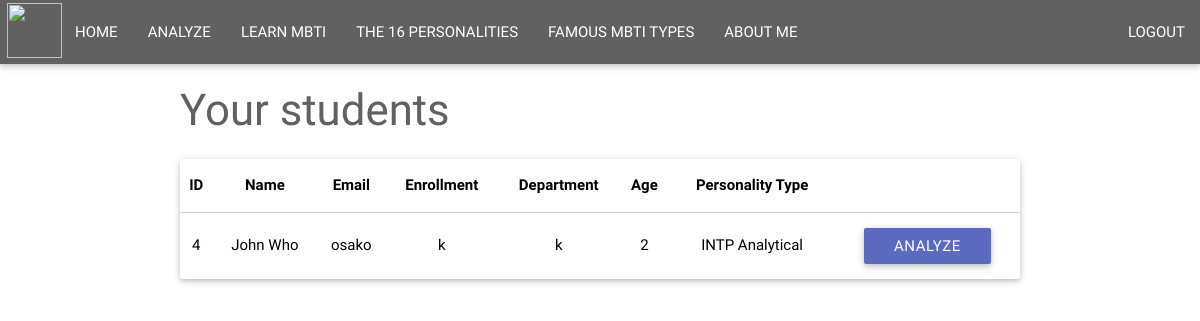
/analyze (signed in), run on an earlier commit of the app's database.
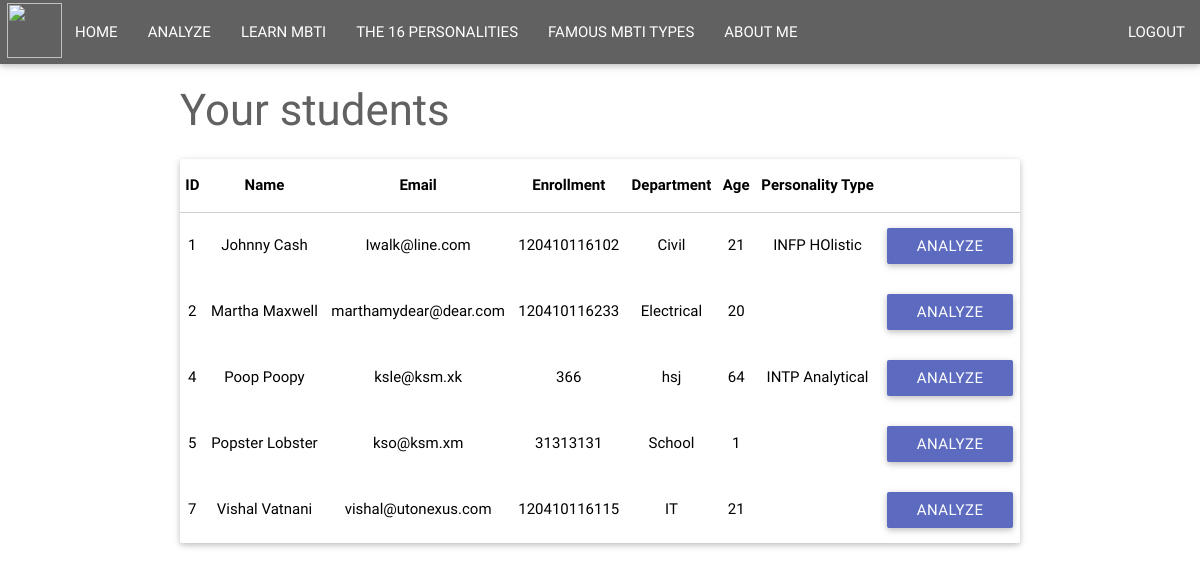
And on a later commit of the database.
### SACA.py (models this page shows, shortened)
class User(db.Model):
    id = db.Column(db.Integer, primary_key=True)
    username = db.Column(db.String(64), index=True, unique=True)
    email = db.Column(db.String(64), index=True, unique=True)
    password = db.Column(db.String(64), index=True, unique=False)
    basic_info = db.relationship("BasicInfo", uselist=False, backref="user", single_parent=True)
    personality_info = db.relationship("Personality", backref="personality", uselist=False, single_parent=True)

class BasicInfo(db.Model):
    __tablename__ = 'Basic Information'
    id = db.Column(db.Integer, db.ForeignKey(User.id), primary_key=True)
    first_name = db.Column(db.String(64), index=True, unique=False)
    last_name = db.Column(db.String(64), index=True, unique=False)
    gender = db.Column(db.String(8), index=True, unique=False)
    enrollment = db.Column(db.String(16), index=True, unique=True)
    department = db.Column(db.String(40), index=True, unique=False)
    age = db.Column(db.INTEGER, index=True, unique=False)
    CPI = db.Column(db.String(5), index=True, unique=False)
    backlogs = db.Column(db.INTEGER, index=True, unique=False)
    transport = db.Column(db.String(20), index=True, unique=False)
    fav_subjects = db.Column(db.String(128), index=True, unique=False)

class Personality(db.Model):
    __tablename__ = 'Personality Information'
    id = db.Column(db.INTEGER, db.ForeignKey(User.id), primary_key=True)
    personality_type = db.Column(db.String(5))
    personality_preference = db.Column(db.String(40))
    introvert = db.Column(db.String(50), unique=False)
    extrovert = db.Column(db.String(50), unique=False)
    sensing = db.Column(db.String(50), unique=False)
    intuition = db.Column(db.String(50), unique=False)
    thinking = db.Column(db.String(50), unique=False)
    feeling = db.Column(db.String(50), unique=False)
    judging = db.Column(db.String(50), unique=False)
    perceiving = db.Column(db.String(50), unique=False)

### SACA.py (the view)
@app.route('/analyze', methods=['GET'])
def analyze():
    if 'user' not in session:
        return redirect('/')
    elif 'user' in session:
        all_users = User.query.all()
        all_personality = Personality.query.all()
        '''
        for user in all_users:
            if user.basic_info is None:
                user.basic_info = 'N/A'
        '''
        return render_template('analyze.html', all_users=all_users, all_personality=all_personality)
    return redirect('/')

### templates/analyze.html
{% extends 'base.html' %}
{% block content_expanded %}
    <h3 class="grey-text text-darken-2">Your students</h3>
<div class="row">
	<div class="col m12">
		<div class="card black-text">
		<table class="centered responsive-table">
	        <thead>
	          <tr>
                  <th>ID</th>
                  <th>Name</th>
                  <th>Email</th>
                  <th>Enrollment</th>
                  <th>Department</th>
                  <th>Age</th>
                  <th>Personality Type</th>
	          </tr>
	        </thead>
	        <tbody>
            {% for user in all_users %}
                {% if user.basic_info is not none %}
	          <tr>
                  <td>{{ user.id }}</td>
                  <td>{{ user.basic_info.first_name.title()}} {{ user.basic_info.last_name.title() }}</td>
                  <td>{{ user.email }}</td>
                  <td>{{ user.basic_info.enrollment }}</td>
                  <td>{{ user.basic_info.department }}</td>
                  <td>{{ user.basic_info.age }}</td>
                  <td>
                        {{user.personality_info.personality_type  }}
                        {{user.personality_info.personality_preference  }}
                  </td>
                  <td>
                      <a href="{{ url_for('analysis',user_name = user.username)}}">
                      <div class="btn indigo lighten-1">Analyze</div>
                      </a>
                  </td>
	          </tr>
                {% endif %}
            {% endfor %}
	        </tbody>
        </table>
  		</div>
	</div>
</div>
{% endblock %}

### templates/base.html (shortened to what this page needs)
<!DOCTYPE html>
<html lang="en">
<head>
     <link type="text/css" rel="stylesheet" href="{{ url_for('static',filename = 'css/materialize.min.css')}}" media="screen,projection">
    <nav class="grey darken-2" role="navigation">
        <img id="logo-container" src="{{ url_for('static',filename='enso.png') }}" class="brand-logo" height="55" width="55"
        style="margin-top:0.25%;margin-left: 0.55%"/>
      <ul class="left hide-on-med-and-down">
          {% if 'user' in session %}
          <li><a href="#"></a></li>
          <li><a href="#"></a></li>
          <li><a href="{{ url_for('index')}}">HOME</a></li>
          <li><a href="{{ url_for('analyze')}}">ANALYZE</a></li>
          <li><a href="#">LEARN MBTI</a></li>
          <li><a href="#">THE 16 PERSONALITIES</a></li>
          <li><a href="#">FAMOUS MBTI TYPES</a></li>
          <li><a href="{{ url_for('about')}}">ABOUT ME</a></li>
      </ul>
        <ul class="right hide-on-med-and-down">
        <li><a href="{{ url_for('logout') }}">LOGOUT</a></li>
        </ul>
        {% elif 'user' not in session %}
               <li><a href="#"></a></li>
                <li><a href="#"></a></li>
                  <li><a href="{{ url_for('login') }}">LOGIN</a></li>
              <li><a href="{{ url_for('about') }}">ABOUT ME</a></li>
        {% endif %}
  </nav>
</head>
<body>
<div class="container">
{% block content_expanded %}
{% endblock %}
</div>
</body>
</html>

What changed in the data, as far as the page shows it:
now on this page (row edited): User: id "1", basic_info.first_name "Johnny", basic_info.last_name "Cash", email "Iwalk@line.com", basic_info.enrollment "120410116102", basic_info.department "Civil", basic_info.age "21", personality_info.personality_type "INFP", personality_info.personality_preference "HOlistic"
now on this page (row edited): User: id "2", basic_info.first_name "Martha", basic_info.last_name "Maxwell", email "marthamydear@dear.com", basic_info.enrollment "120410116233", basic_info.department "Electrical", basic_info.age "20"
changed User "INTP": basic_info.first_name "John" → "Poop"; basic_info.last_name "Who" → "Poopy"; email "osako" → "ksle@ksm.xk"; basic_info.enrollment "k" → "366"; basic_info.department "k" → "hsj"; basic_info.age "2" → "64"
added User: id "5", basic_info.first_name "Popster", basic_info.last_name "Lobster", email "kso@ksm.xm", basic_info.enrollment "31313131", basic_info.department "School", basic_info.age "1"
added User: id "7", basic_info.first_name "Vishal", basic_info.last_name "Vatnani", email "vishal@utonexus.com", basic_info.enrollment "120410116115", basic_info.department "IT", basic_info.age "21"
